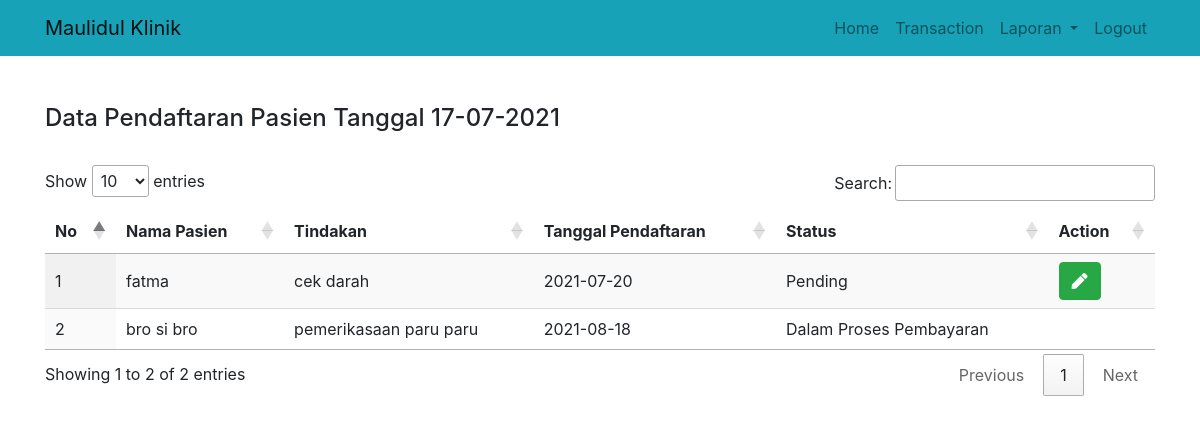
The page /index.php?halaman=transaksi (signed in) on the database its author committed.
### tables this page shows
CREATE TABLE `pendaftaran` (
  `id_pendaftaran` int(11) NOT NULL,
  `id_user` int(11) NOT NULL,
  `id_pegawai` int(11) NOT NULL,
  `id_tindakan` int(11) NOT NULL,
  `tgl_pendaftaran` date NOT NULL,
  `status_pendaftaran` varchar(25) NOT NULL DEFAULT 'Pending'
);

CREATE TABLE `user` (
  `id_user` int(11) NOT NULL,
  `nama` varchar(25) NOT NULL,
  `tgl_lahir` date NOT NULL,
  `umur` int(11) NOT NULL,
  `nohp` varchar(17) NOT NULL,
  `alamat` varchar(300) NOT NULL,
  `jk` varchar(25) NOT NULL,
  `status` varchar(25) NOT NULL DEFAULT 'Pasien'
);

CREATE TABLE `tindakan` (
  `id_tindakan` int(11) NOT NULL,
  `tindakan` text NOT NULL,
  `biaya` int(11) NOT NULL
);

### transaksi.php (the view, shortened to what this page needs)
<div class="d-flex justify-content-between mb-4">
    <h4>Data Pendaftaran Pasien Tanggal <?= date('d-m-Y') ?></h4>
</div>
<div class="table-responsive">
    <table id="example" class="display" style="width:100%">
        <thead>
            <tr>
                <th>No</th>
                <th>Nama Pasien</th>
                <th>Tindakan</th>
                <th>Tanggal Pendaftaran</th>
                <th>Status</th>
                <th>Action</th>
            </tr>
        </thead>
        <tbody>
            <?php
            $no = 1;
            $ambil = mysqli_query($koneksi, "SELECT *FROM pendaftaran join user on pendaftaran.id_user=user.id_user join pegawai on pendaftaran.id_pegawai=pegawai.id_pegawai  join tindakan on pendaftaran.id_tindakan=tindakan.id_tindakan where pendaftaran.id_pegawai='$user[id_pegawai]' order by pendaftaran.tgl_pendaftaran ASC");
            while ($pecah = mysqli_fetch_array($ambil)) { ?>
                <tr>
                    <td><?= $no++ ?></td>
                    <td><?= $pecah["nama"] ?></td>
                    <td><?= $pecah["tindakan"] ?></td>
                    <td><?= $pecah["tgl_pendaftaran"] ?></td>
                    <td><?= $pecah["status_pendaftaran"] ?></td>
                    <td>
                        <?php if ($pecah['status_pendaftaran'] == "Pending") { ?>
                            <a href="index.php?halaman=tindakan_obat&id=<?php echo $pecah['id_pendaftaran']; ?>" class="btn-success btn"><i class="fas fa-pen"></i></a>
                        <?php      } else { ?>
                        <?php      } ?>
                    </td>
                </tr>
            <?php } ?>
            </body>

### rows shown on the page
pendaftaran: id_user.nama "fatma", id_tindakan.tindakan "cek darah", tgl_pendaftaran "2021-07-20", status_pendaftaran "Pending"
pendaftaran: id_user.nama "bro si bro", id_tindakan.tindakan "pemerikasaan paru paru", tgl_pendaftaran "2021-08-18", status_pendaftaran "Dalam Proses Pembayaran"
